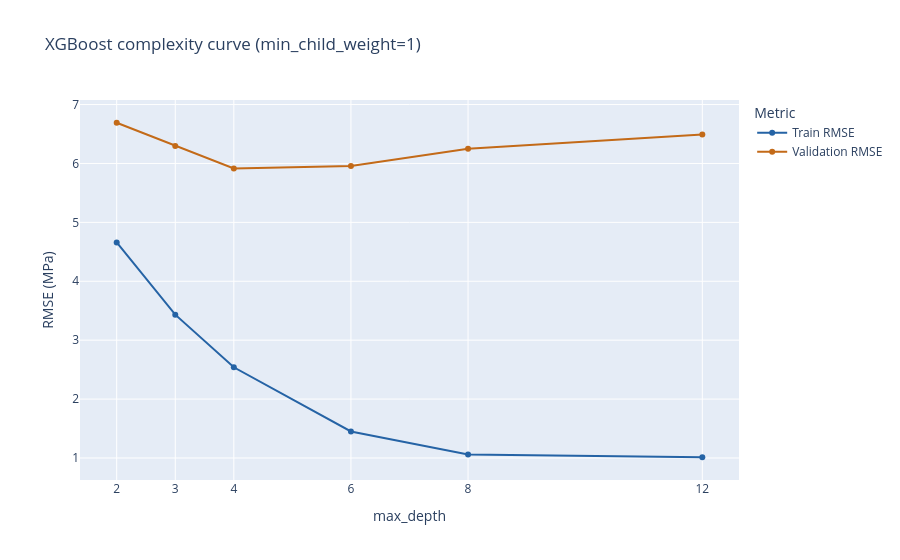

The code cell stored with this chart in its notebook:
### Markdown cell above
### 7.3 Complexity curve

`min_child_weight=1` sabitken `max_depth` arttığında training ve validation hatalarını birlikte izleyin. Validation eğrisi yükselmeye başladığı halde training eğrisi düşüyorsa daha derin ağaçlar eğitim verisine daha iyi uyuyor ve validation verisinde daha çok hata yapıyor.

### Code cell
xgb_search = searches["XGBoost"]
candidates = pd.DataFrame(xgb_search.cv_results_)
candidates["max_depth"] = candidates["param_max_depth"].astype(int)
candidates["min_child_weight"] = candidates["param_min_child_weight"].astype(int)
candidates["Train RMSE"] = -candidates["mean_train_score"]
candidates["Validation RMSE"] = -candidates["mean_test_score"]

curve = candidates.loc[candidates["min_child_weight"] == 1].melt(
    id_vars="max_depth", value_vars=["Train RMSE", "Validation RMSE"],
    var_name="Metric", value_name="RMSE",
)
fig = px.line(
    curve, x="max_depth", y="RMSE", color="Metric", markers=True,
    color_discrete_map={"Train RMSE": COLOR_TRAIN, "Validation RMSE": COLOR_VALIDATION},
    title="XGBoost complexity curve (min_child_weight=1)",
    labels={"RMSE": "RMSE (MPa)"},
)
fig.update_xaxes(tickvals=depths)
fig.show()

### Figure 1 — Plotly figure (JSON) as saved in the notebook; plotly's stock layout.template omitted (floating-point values rounded to 4 significant figures)
{"data": [{"hovertemplate": "Metric=Train RMSE<br>max_depth=%{x}<br>RMSE (MPa)=%{y}<extra></extra>", "legendgroup": "Train RMSE", "line": {"color": "#2563a5", "dash": "solid"}, "marker": {"symbol": "circle"}, "mode": "lines+markers", "name": "Train RMSE", "orientation": "v", "showlegend": true, "type": "scatter", "x": [2, 3, 4, 6, 8, 12], "xaxis": "x", "y": [4.658, 3.433, 2.539, 1.45, 1.061, 1.012], "yaxis": "y"}, {"hovertemplate": "Metric=Validation RMSE<br>max_depth=%{x}<br>RMSE (MPa)=%{y}<extra></extra>", "legendgroup": "Validation RMSE", "line": {"color": "#c36a18", "dash": "solid"}, "marker": {"symbol": "circle"}, "mode": "lines+markers", "name": "Validation RMSE", "orientation": "v", "showlegend": true, "type": "scatter", "x": [2, 3, 4, 6, 8, 12], "xaxis": "x", "y": [6.691, 6.297, 5.914, 5.956, 6.248, 6.49], "yaxis": "y"}], "layout": {"legend": {"title": {"text": "Metric"}, "tracegroupgap": 0}, "title": {"text": "XGBoost complexity curve (min_child_weight=1)"}, "xaxis": {"anchor": "y", "domain": [0, 1], "tickvals": [2, 3, 4, 6, 8, 12], "title": {"text": "max_depth"}}, "yaxis": {"anchor": "x", "domain": [0, 1], "title": {"text": "RMSE (MPa)"}}}}
